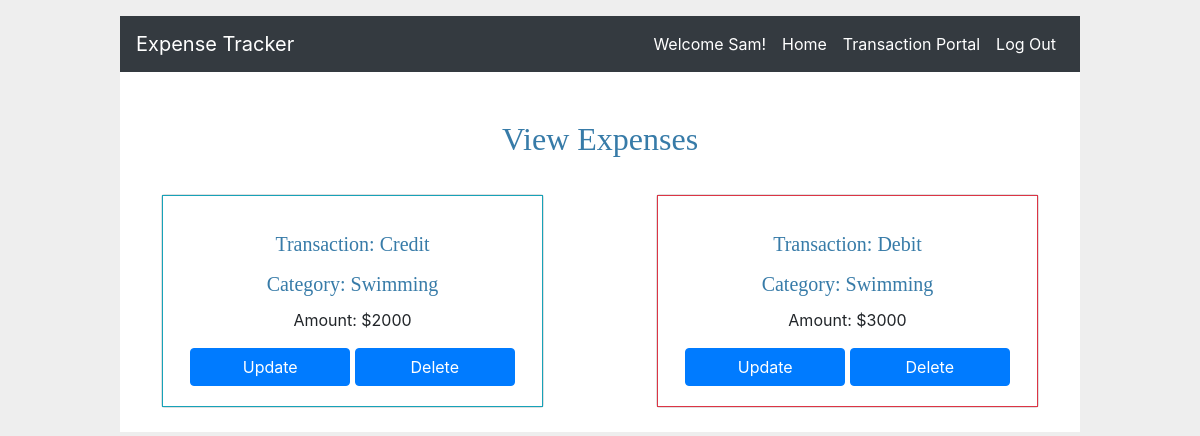
/expense/view (signed in), run on the app's committed database.
### tables this page shows
CREATE TABLE user (
id INTEGER PRIMARY KEY AUTOINCREMENT,
username TEXT UNIQUE NOT NULL,
password TEXT NOT NULL,
budget INTEGER DEFAULT 0
);

CREATE TABLE expense (
id INTEGER PRIMARY KEY AUTOINCREMENT,
category_id INTEGER NOT NULL,
user_id INTEGER NOT NULL,
value INTEGER NOT NULL,
FOREIGN KEY(category_id) REFERENCES category(id),
FOREIGN KEY(user_id) REFERENCES user(id)
);

CREATE TABLE category (
id INTEGER PRIMARY KEY AUTOINCREMENT,
user_id INTEGER NOT NULL,
type TEXT NOT NULL,
FOREIGN KEY(user_id) REFERENCES user(id)
);

### flaskr/expense.py (the view)
@bp.route('/view', methods = ('GET', 'POST'))
@login_required
def view():
	db = get_db()
	error = None
	if request.method == 'POST':
		print('We are in view.post')
		print('Request form: ', request.form)
		key = list(request.form)[0]
		value = request.form[key].lower()
		operation_id = int(key.split('_')[1])
		print('Key: ', key, ' Value: ', value, 'Id: ', operation_id)
		if value == 'delete':
			error = 'Expense has been deleted'
			flash(error)
			db.execute(
				'DELETE FROM expense'
				' WHERE user_id = ? AND id = ?', (g.user['id'], operation_id)
			)
			db.commit()
		elif value == 'update':
			print('We are in update')
			return redirect(url_for('expense.update', operation_id = operation_id))
		return redirect(url_for('category.index'))
	else:
		all_expenses = db.execute(
			'SELECT e.id, e.category_id, e.user_id, e.value, c.type'
			' FROM expense e JOIN category c ON e.category_id = c.id'
			' WHERE e.user_id = ?', (g.user['id'],)
		).fetchall()
		if len(all_expenses) == 0:
			error = 'No expenses associated with your account. Please create an expense first!'
			flash(error)
			return redirect(url_for('category.index'))
		else:
			print('All expenses: ', all_expenses)
			return render_template('expense/view.html', all_expenses = all_expenses)

### flaskr/auth.py (called while the page is built)
@bp.before_app_request
def load_logged_in_user():
	user_id = session.get('user_id')
	if user_id is None:
		g.user = None
	else:
		g.user = get_db().execute(
			'SELECT * FROM user WHERE id = ?', (user_id,)
		).fetchone()
		print("Current user: ", g.user['username'])

def login_required(view):
    @functools.wraps(view)
    def wrapped_view(**kwargs):
        if g.user is None:
            return redirect(url_for('auth.login'))
        return view(**kwargs)
    return wrapped_view

### flaskr/db.py (called while the page is built)
def get_db():
	if 'db' not in g:
		g.db = sqlite3.connect(
				current_app.config['DATABASE'],
				detect_types = sqlite3.PARSE_DECLTYPES
				)
		'''
		sqlite3.Row tells the connection to return rows that behave like dicts.
		This allows accessing the columns by name.
		'''
		g.db.row_factory = sqlite3.Row
	return g.db

### flaskr/templates/expense/view.html
{% extends 'base.html' %}
{% block header %}
  <h2 class="card-title text-center mt-5">{% block title %}View Expenses{% endblock %}</h2>
{% endblock %}
{% block content %}
  <form method = "POST">
    <div class="row">
     {% for expense in all_expenses %}
        <div class="col-sm-5 my-4 mx-auto">
        	<div class="card">
            {% if expense['value'] >= 0 %}
            <div class="card-body text-center border border-info">
              <h5 class="card-title">Transaction: Credit</h5>
            {% else %}
            <div class="card-body text-center border border-danger">
              <h5 class="card-title">Transaction: Debit</h5>
            {% endif %}
              <h5 class="card-title">Category: {{expense['type']}}</h5>
              <p class="card-text">Amount: ${{ expense['value']|abs }}</p>
              <input type='submit' class="btn btn-primary" name='submit_{{expense['id']}}' value='Update'>
              <input type='submit' class="btn btn-primary" name='submit_{{expense['id']}}' value='Delete'>
            </div>
          </div>
        </div>
      {% endfor %}
    </div>
  </form>
{% endblock %}

### flaskr/templates/base.html (shortened to what this page needs)
<!DOCTYPE html>
<html lang="en">
  <head>
    <link rel="stylesheet" href="https://maxcdn.bootstrapcdn.com/bootstrap/4.0.0/css/bootstrap.min.css">
    <link rel="stylesheet" href="{{ url_for('static', filename='css/style.css') }}">
  </head>
  <body>
    <nav class="navbar navbar-expand-lg navbar-dark bg-dark">
      <span class="navbar-brand">Expense Tracker</span>
      <div class="collapse navbar-collapse" id="navbarTogglerDemo01">
        <ul class="navbar-nav ml-auto mt-2 mt-lg-0">
          {% if g.user %}
            <li class="nav-item active user">
              <span>Welcome {{ g.user['username'] }}!</span>
            </li>
            <li class="nav-item active">
              <a href="{{ url_for('index') }}">Home</a>
            </li>
            <li class="nav-item active">
              <a href="{{ url_for('user.sent') }}">Transaction Portal</a>
            </li>
            <li class="nav-item active">
              <a href="{{ url_for('auth.logout') }}">Log Out</a>
            </li>
          {% endif %}
        </ul>
      </div>
    </nav>
    {% block header %}{% endblock %}
    {% block content %}{% endblock %}
  </body>
</html>

### flaskr/static/css/style.css (style rules this page uses)
html { font-family: sans-serif; background: #eee; padding: 1rem; }
body { max-width: 960px; margin: 0 auto; background: white; }
h1, h2, h3, h4, h5, h6 { font-family: serif; color: #377ba8; margin: 1rem 0; }
a { color: #fff; }
nav { background: lightgray; display: flex; align-items: center; padding: 0 0.5rem; }
nav ul { display: flex; list-style: none; margin: 0; padding: 0; }
nav ul li a, nav ul li span, header .action { display: block; padding: 0.5rem; }
.user { color: #fff; }
input[type=submit] { align-self: start; min-width: 10em; }

### data on the page
user: user.username "Sam"
expense: shows "Transaction: Credit", type "Swimming", value|abs "2000"
expense: shows "Transaction: Debit", type "Swimming", value|abs "3000"
